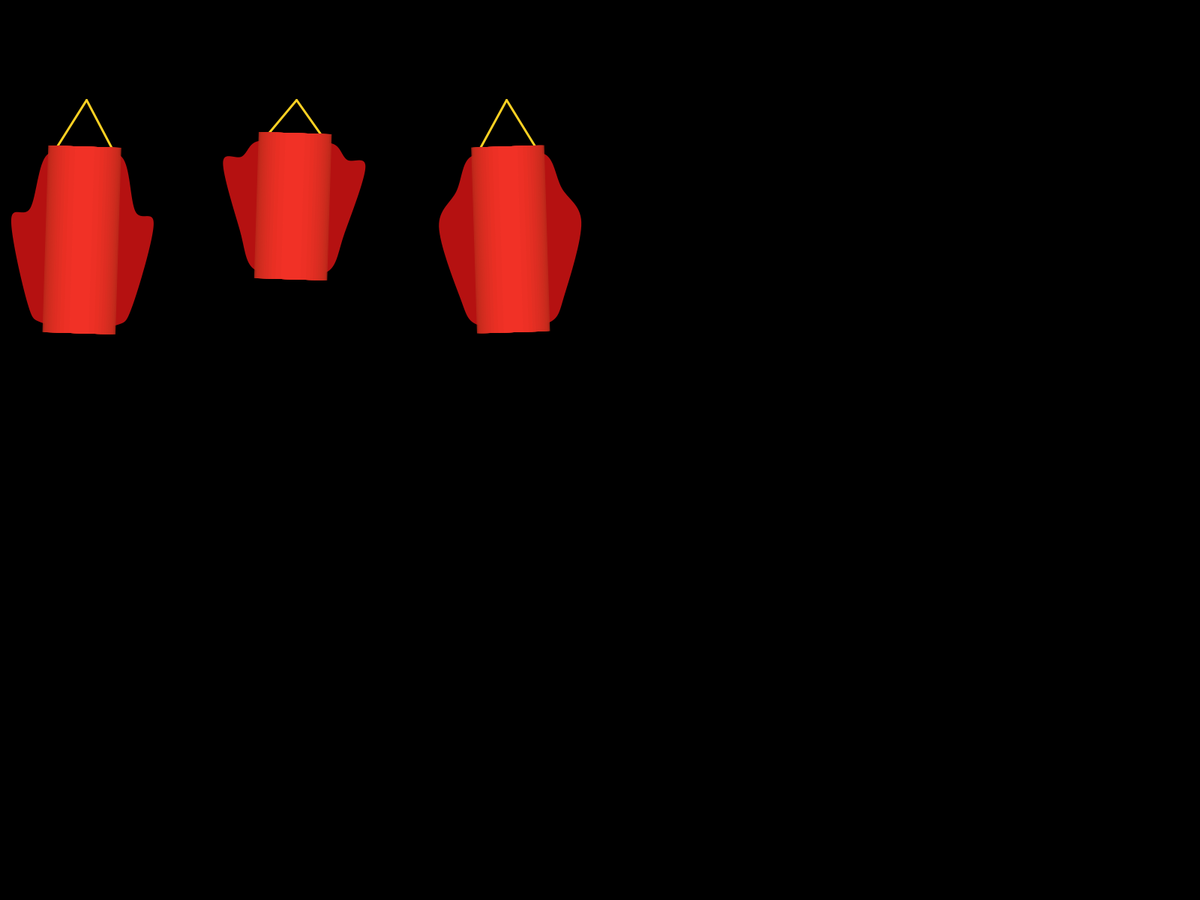
Frame 1 (no input)
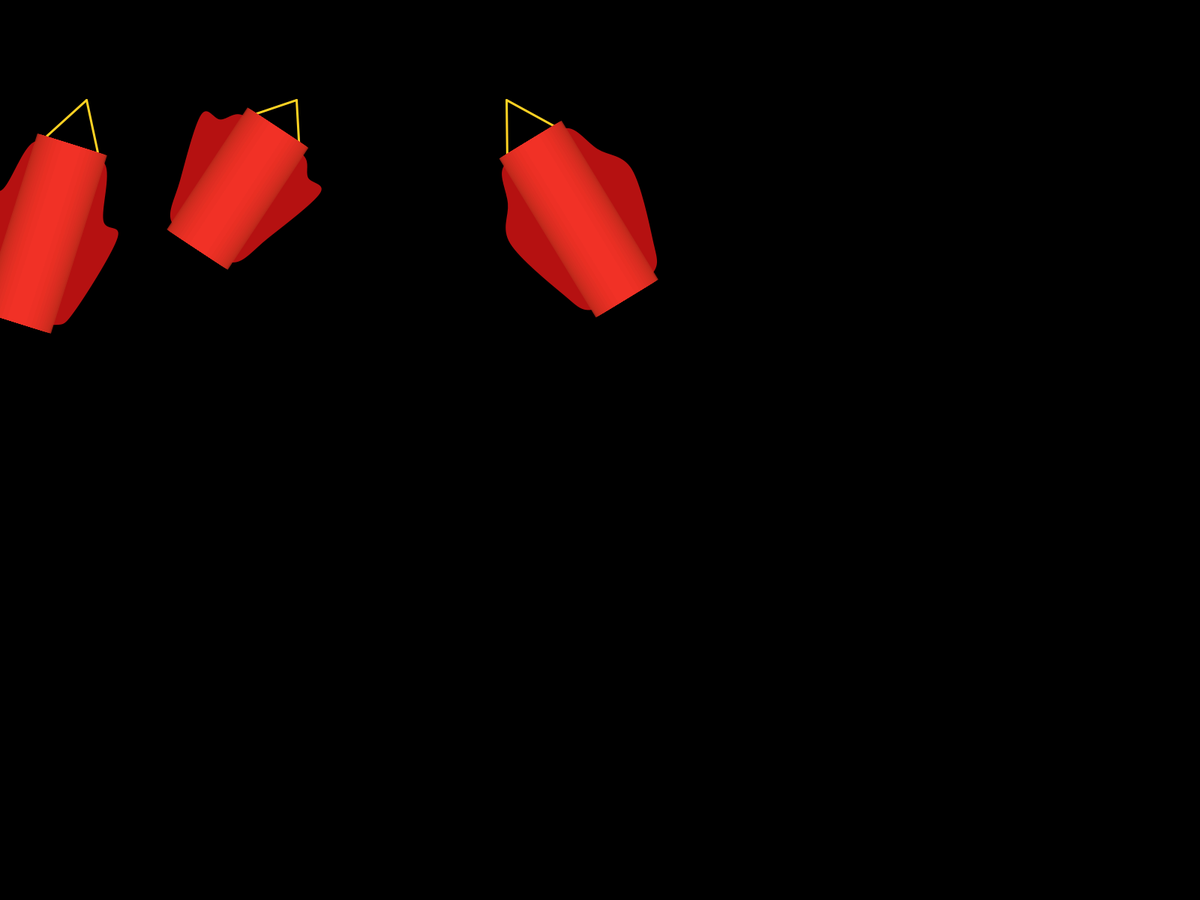
Frame 60 (the mouse pressed at the canvas centre just before this capture)
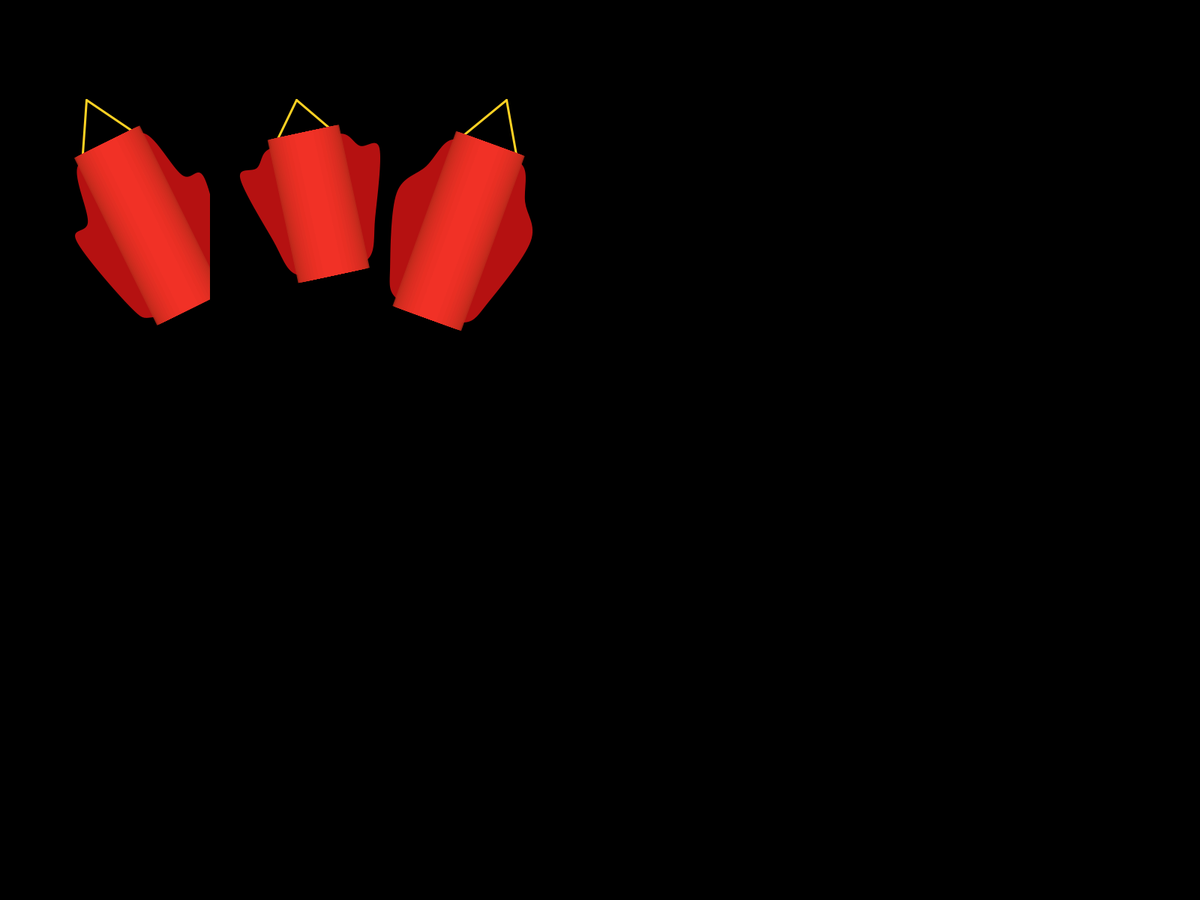
Frame 120 (the mouse held since frame 60 and released just before this capture)

The Processing sketch that drew these frames (run headless with seeded random() and noise(); from frame 60 on, the mouse is pressed at the canvas centre):

// Processing sketch: LanternDisplay
// ── LanternDisplay.pde
ArrayList<Lantern> lanterns = new ArrayList<Lantern>();

void setup() {
  fullScreen();
  noCursor();`  
  frameRate(30); // Run at half framerate for efficiency
  randomSeed(25);
  lanterns.add(new Lantern(new int[] {0, 50, 230, 500}));
  lanterns.add(new Lantern(new int[] {280, 50, 230, 500}));
  lanterns.add(new Lantern(new int[] {560, 50, 230, 500}));
}

void draw() {
  background(0, 0, 0);
  for (Lantern l : lanterns) {
    l.draw();
  }
}

// ── Lantern.pde
final int[] widths = new int[] {50, 70, 95, 70, 50};
final float ROT_MAX = radians(35);
final int MAX_H = 225;

private float clampRot(float r) {
  return clamp(r, -ROT_MAX, ROT_MAX);
}
private float clamp(float r, float low, float high) {
  if (r > high) return high;
  else if (r < low) return low;
  else return r;
}
private int sgn(float r) {
  return r >= 0 ? 1 : -1;
}

class Lantern {
  int bounds[];
  color cf = color(250, 50, 40, 250); // Fill color
  color cfDark = color(185, 40, 25, 200);
  color cfDeep = color(210, 20, 20, 220);
  color cs = color(255, 210, 35); // Stroke color
  float[] segHeights = new float[3];
  int h; // Height
  float rot = radians(0); // Current rotation
  float rotTarget;
  
  public Lantern(int[] bounds) {
    if (bounds.length != 4) {
      throw new IllegalArgumentException("Bounds must be defined by four values (x, y, width, height)");
    }
    this.bounds = bounds;
    segHeights[0] = random(0.1, 0.4);
    segHeights[2] = random(0.6, 0.9);
    segHeights[1] = random(segHeights[0] + 0.05, segHeights[2] - 0.05);
    h = (int) random(150, MAX_H);
    rotTarget = sgn(random(-1, 1))*random(ROT_MAX*0.80, ROT_MAX);
  }
  public void draw() {
    // Updates
    updateRotation();
    
    // Initialize draw settings
    fill(0, 0, 0);//fill(230, 110, 110);
    stroke(cs);
    
    // Draw frame
    noStroke();//strokeWeight(1);
    rect(bounds[0], bounds[1], bounds[2], bounds[3]);
    
    // Draw lantern assembly
    fill(cfDeep);
    pushMatrix();
    translate(bounds[0]+bounds[2]/2.0, bounds[1]+bounds[3]/6.0);
    rotate(rot);
    
    // Draw string
    strokeWeight(3);
    stroke(cs);//stroke(0, 0, 0);
    line(0, 0, widths[0]*13.0/15, h/3.0);
    line(0, 0, -widths[0]*13.0/15, h/3.0);
    translate(0, h/3.0);
    
    // Draw lantern
    noStroke();
    drawHalf();
    scale(-1, 1);
    drawHalf();
    illuminate();
    
    popMatrix();
  }
  private void drawHalf() {
    beginShape();
    curveVertex(-15, -15); // First and last point of curved shape aren't drawn
    curveVertex(0, 0);
    curveVertex(widths[0], 0);
    curveVertex(widths[1], h * segHeights[0]);
    curveVertex(widths[2], h * segHeights[1]);
    curveVertex(widths[3], h * segHeights[2]);
    curveVertex(widths[4], h);
    curveVertex(0, h);
    curveVertex(15, h+15);
    endShape(CLOSE);
  }
  private void illuminate() {
    for (int i = 1; i < 15; i++) {
      float sc = log(15-i)/log(15.0);
      fill(lerpColor(cf, cfDark, (15.0-i)/15.0)); 
      rect(-widths[0]*sc, -12.5, widths[0]*(2.0*sc), h+25);
    }
  }
  private void updateRotation() {
    float rCompletion = rot*1.0/rotTarget;
    if (rCompletion > 1) { // Set new rotation target upon completion
      //rotTarget = (random(ROT_MAX/2, ROT_MAX))*-1*sgn(rot); // New target should be on the "other side" of the swing
      rotTarget *= -1;
      //rot = clampRot(rot);
    }
    // Update rotation
    // 0.2 value ensures there is always some progress made
    // 55.0 is a reciprocal speed scaling factor 
    //rot += sgn(rotTarget) * ((ROT_MAX*(1.0-clamp(abs(rCompletion), 0, 1))+0.2)/55.0);
    // Slower for larger: (((15.0*MAX_H-h*1.0)/(15*MAX_H))) *
    rot += sgn(rotTarget) * ((1.0 - clamp(abs(rot/ROT_MAX), 0, 0.85))/32.0);
    //println(rot + " " + rotTarget + " " + rCompletion);
  }
}
